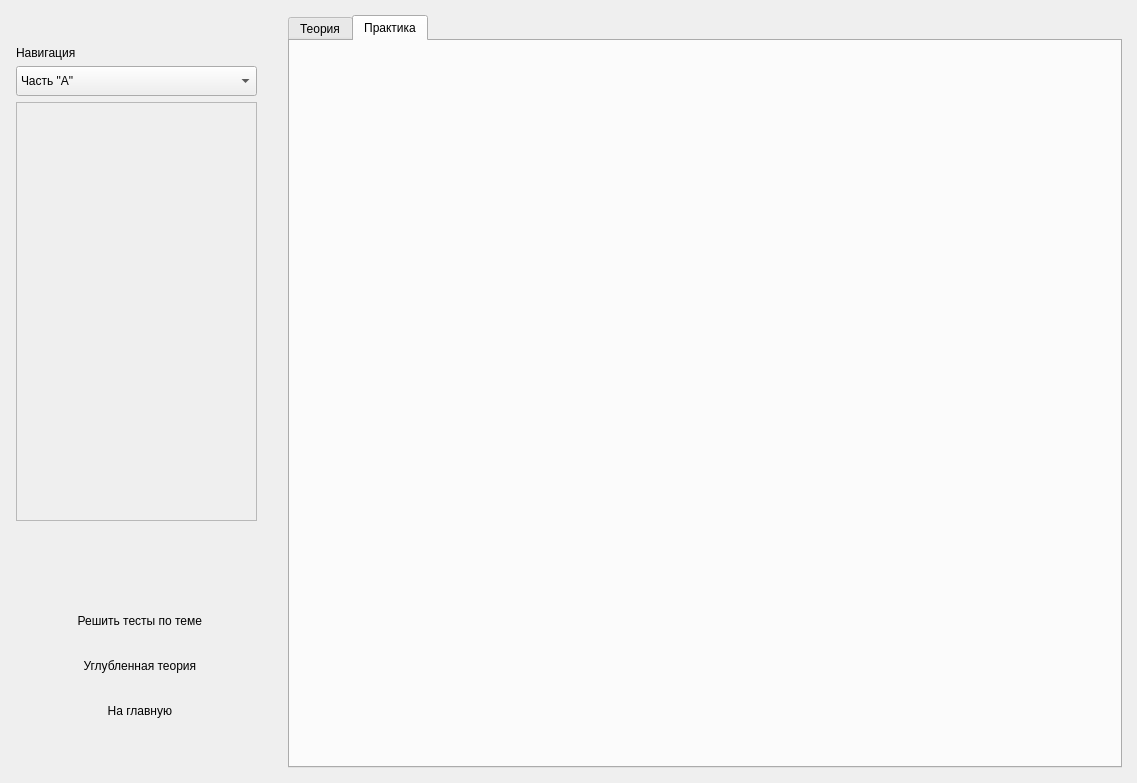
<?xml version="1.0" encoding="UTF-8"?>
<ui version="4.0">
 <class>TestPreparingWidget</class>
 <widget class="QWidget" name="TestPreparingWidget">
  <property name="geometry">
   <rect>
    <x>0</x>
    <y>0</y>
    <width>1137</width>
    <height>783</height>
   </rect>
  </property>
  <property name="windowTitle">
   <string>Form</string>
  </property>
  <layout class="QGridLayout" name="gridLayout">
   <property name="margin">
    <number>0</number>
   </property>
   <property name="spacing">
    <number>0</number>
   </property>
   <item row="0" column="1">
    <widget class="QWidget" name="contentWidget" native="true">
     <property name="sizePolicy">
      <sizepolicy hsizetype="Expanding" vsizetype="Expanding">
       <horstretch>0</horstretch>
       <verstretch>0</verstretch>
      </sizepolicy>
     </property>
     <property name="styleSheet">
      <string notr="true">* {
  background-color: #ffffff;
}
QWebView {
  background-color: #f4f5f9; 
  margin: 2px;
}
#widget_3
{
  margin: 15px;
}
#tabWidget::pane
{
  border: none;
}
#theoryTab, #practiceTab
{
  border: 2px solid #e2e3e5;
  border-radius: 5px;
  margin: 0px;
  padding: 0px;
  background-color: #f6f7f9;
}
#tabWidget::tab-bar
{
  border: 2px solid #e2e3e5;
  background-color: #e2e3e5;
}
#tabWidget &gt;  QTabBar::tab
{
  margin-left: -5px;
  border: 2px solid #e2e3e5;
  border-radius: 5px;
  background-color: #e2e3e5;
  font-size: 14px;
  font-family: Arial, sans-serif;
  font-weight: bold;
  color: #60616f;
  width: 100px;
  height: 20px;
}
#tabWidget &gt;  QTabBar::tab:first
{
  margin-left: 0px;
}
#tabWidget &gt;  QTabBar::tab:selected
{
  background-color: #f6f7f9;
  border: 2px solid #f6f7f9;
}</string>
     </property>
     <layout class="QVBoxLayout" name="verticalLayout">
      <property name="spacing">
       <number>0</number>
      </property>
      <property name="margin">
       <number>0</number>
      </property>
      <item>
       <widget class="QWidget" name="contentWidgetSpacer" native="true">
        <layout class="QVBoxLayout" name="verticalLayout_3">
         <property name="spacing">
          <number>0</number>
         </property>
         <property name="margin">
          <number>15</number>
         </property>
         <item>
          <widget class="QTabWidget" name="tabWidget">
           <property name="currentIndex">
            <number>1</number>
           </property>
           <widget class="QWidget" name="theoryTab">
            <attribute name="title">
             <string>Теория</string>
            </attribute>
           </widget>
           <widget class="QWidget" name="practiceTab">
            <attribute name="title">
             <string>Практика</string>
            </attribute>
           </widget>
          </widget>
         </item>
        </layout>
       </widget>
      </item>
     </layout>
    </widget>
   </item>
   <item row="0" column="0">
    <widget class="QWidget" name="menuWidget" native="true">
     <property name="sizePolicy">
      <sizepolicy hsizetype="Expanding" vsizetype="Expanding">
       <horstretch>0</horstretch>
       <verstretch>0</verstretch>
      </sizepolicy>
     </property>
     <property name="maximumSize">
      <size>
       <width>273</width>
       <height>16777215</height>
      </size>
     </property>
     <property name="styleSheet">
      <string notr="true">#menuWidget {
  background-color: #f4f5f9;
  border-right: 2px solid #bbbbbb;
  margin: 0px;
  padding: 0px;
}

#menuWidget {
  background-color: #f4f5f9;
}
#menuWidget &gt; QWidget
{
  margin-left: 9px;
  margin-right: 9px;

  border-right: 2px solid #bbbbbb;
  font-size: 16px;
  font-family: Arial, sans-serif;
  font-weight: bold;
  color: #60616f;
}
#menuWidget &gt; QPushButton {
  margin: 0px;
  text-align: left;
  border: none;
  border-top: 1px solid #d0d1d4;
  border-bottom: 1px solid #d0d1d4;
  padding-left: 5px;

  margin-right: 2px;
}
#menuWidget &gt; QPushButton:hover {
  background-color: #c6e4f0;
  border-top: 1px solid #b2c6ce;
  border-bottom: 1px solid #b2c6ce;
}
#menuWidget &gt; QPushButton:pressed {
  padding-top: 1px;
}</string>
     </property>
     <layout class="QVBoxLayout" name="verticalLayout_4">
      <property name="spacing">
       <number>0</number>
      </property>
      <property name="margin">
       <number>0</number>
      </property>
      <item>
       <spacer name="verticalSpacer">
        <property name="orientation">
         <enum>Qt::Vertical</enum>
        </property>
        <property name="sizeType">
         <enum>QSizePolicy::Fixed</enum>
        </property>
        <property name="sizeHint" stdset="0">
         <size>
          <width>20</width>
          <height>30</height>
         </size>
        </property>
       </spacer>
      </item>
      <item>
       <widget class="QWidget" name="navigationWidget" native="true">
        <property name="styleSheet">
         <string notr="true">#navigationWidget
{
  background-color: #ffffff;
  border: 2px solid #d0d1d4;
  border-radius: 5px;
}

#navigationWidget &gt; #label
{
  background-color: #ffffff;
  text-align: left;
  border: none;
  font-size: 13px;
  font-family: Arial, sans-serif;
  font-weight: bold;
  color: #60616f;
}

#navigationWidget &gt; QComboBox {
  border: 2px solid #e6e6e9;
  border-radius: 5px;
  background-color: qlineargradient(spread:pad, x1:0.511, y1:0, x2:0.510955, y2:1, stop:0   rgba(255, 255, 255, 255), stop:0.943182 rgba(245, 246, 249, 255));
  padding-left: 10px;

  font-size: 16px;
  font-family: Arial, sans-serif;
  font-weight: bold;
  color: #878787;
}
#navigationWidget &gt; QComboBox::down-arrow {
  border: none;
  border-radius: 5px;
  background-color: qlineargradient(spread:pad, x1:0.511, y1:0, x2:0.510955, y2:1, stop:0   rgba(255, 255, 255, 255), stop:0.943182 rgba(245, 246, 249, 255));
}
#navigationWidget &gt; QComboBox::drop-down {
  width: 25px;
  border: none;
  border-radius: 0px;
  background-color: qlineargradient(spread:pad, x1:0.511, y1:0, x2:0.510955, y2:1, stop:0   rgba(255, 255, 255, 255), stop:0.943182 rgba(245, 246, 249, 255));
  border-left: 2px solid #d6d7da;
  margin: 4px 0px;
}
#navigationWidget &gt; QComboBox:hover {
  background-color: qlineargradient(spread:pad, x1:0.511, y1:0, x2:0.510955, y2:1, stop:0   rgba(255, 255, 255, 255), stop:0.943182 rgba(245, 246, 249, 255));
  border-radius: 5px;
}

#navigationWidget &gt; QComboBox QAbstractItemView, QComboBox QAbstractItemView::item  {
  background-color: qlineargradient(spread:pad, x1:0.511, y1:0, x2:0.510955, y2:1, stop:0   rgba(255, 255, 255, 255), stop:0.943182 rgba(245, 246, 249, 255));
  border: 1px solid #ecedef;
  border-radius: 5px;
  padding-left: 10px;
  selection-background-color: #c6e4f0;
 }

#navigationWidget &gt; QComboBox QAbstractItemView::item:hover  {
  background-color: #c6e4f0;
  selection-background-color: #c6e4f0;
 }

#navigationWidget QScrollArea {
  border: 2px solid #ecedef;
  border-radius: 5px;  
}

#navigationWidget QScrollBar {
  background-color: #ffffff;
  border: none;
}
#navigationWidget QScrollBar::handle {
  border: 2px solid #ecedef;
  border-radius: 5px;
  background-color: #f4f5f9;
}
#navigationWidget QScrollBar::up-arrow{
  border: none;
  background-color: white;
  width: 0px;
  height: 0px;
}
#navigationWidget QScrollBar::down-arrow{
  border: none;
  background-color: white;
  width: 0px;
  height: 0px;
}

#navigationWidget QPushButton {
  text-align: left;
  border: none;
  border-top: 1px solid #d0d1d4;
  border-bottom: 1px solid #d0d1d4;
  margin-right: 2px;
  padding-left: 5px;

  height: 45px;

  font-size: 16px;
  font-family: Arial, sans-serif;
  font-weight: bold;
  color: #60616f;

  background-color: #f4f5f9;
}
#navigationWidget QPushButton:hover {
  background-color: #c6e4f0;
  border-top: 1px solid #b2c6ce;
  border-bottom: 1px solid #b2c6ce;
}
#navigationWidget QPushButton:pressed {
  padding-top: 1px;
}</string>
        </property>
        <layout class="QVBoxLayout" name="verticalLayout_2">
         <property name="spacing">
          <number>6</number>
         </property>
         <property name="leftMargin">
          <number>16</number>
         </property>
         <property name="topMargin">
          <number>16</number>
         </property>
         <property name="rightMargin">
          <number>16</number>
         </property>
         <property name="bottomMargin">
          <number>7</number>
         </property>
         <item>
          <widget class="QLabel" name="label">
           <property name="text">
            <string>Навигация</string>
           </property>
          </widget>
         </item>
         <item>
          <widget class="QComboBox" name="comboBox">
           <property name="minimumSize">
            <size>
             <width>0</width>
             <height>30</height>
            </size>
           </property>
           <property name="maximumSize">
            <size>
             <width>16777215</width>
             <height>30</height>
            </size>
           </property>
           <property name="styleSheet">
            <string notr="true"/>
           </property>
           <item>
            <property name="text">
             <string>Часть &quot;А&quot;</string>
            </property>
           </item>
           <item>
            <property name="text">
             <string>Часть &quot;B&quot;</string>
            </property>
           </item>
           <item>
            <property name="text">
             <string>Часть &quot;C&quot;</string>
            </property>
           </item>
          </widget>
         </item>
         <item>
          <widget class="QScrollArea" name="scrollArea">
           <property name="styleSheet">
            <string notr="true"/>
           </property>
           <property name="horizontalScrollBarPolicy">
            <enum>Qt::ScrollBarAlwaysOff</enum>
           </property>
           <property name="widgetResizable">
            <bool>true</bool>
           </property>
           <widget class="QWidget" name="scrollAreaWidgetContents">
            <property name="geometry">
             <rect>
              <x>0</x>
              <y>0</y>
              <width>237</width>
              <height>413</height>
             </rect>
            </property>
           </widget>
          </widget>
         </item>
        </layout>
        <zorder>comboBox</zorder>
        <zorder>scrollArea</zorder>
        <zorder>label</zorder>
       </widget>
      </item>
      <item>
       <spacer name="verticalSpacer_2">
        <property name="orientation">
         <enum>Qt::Vertical</enum>
        </property>
        <property name="sizeType">
         <enum>QSizePolicy::Preferred</enum>
        </property>
        <property name="sizeHint" stdset="0">
         <size>
          <width>20</width>
          <height>70</height>
         </size>
        </property>
       </spacer>
      </item>
      <item>
       <widget class="QPushButton" name="startTestPushButton">
        <property name="sizePolicy">
         <sizepolicy hsizetype="Expanding" vsizetype="Fixed">
          <horstretch>0</horstretch>
          <verstretch>0</verstretch>
         </sizepolicy>
        </property>
        <property name="minimumSize">
         <size>
          <width>0</width>
          <height>45</height>
         </size>
        </property>
        <property name="maximumSize">
         <size>
          <width>16777215</width>
          <height>45</height>
         </size>
        </property>
        <property name="text">
         <string>  Решить тесты по теме</string>
        </property>
        <property name="icon">
         <iconset resource="icons.qrc">
          <normaloff>:/icons/icons/notepad.png</normaloff>:/icons/icons/notepad.png</iconset>
        </property>
        <property name="iconSize">
         <size>
          <width>36</width>
          <height>36</height>
         </size>
        </property>
        <property name="flat">
         <bool>true</bool>
        </property>
       </widget>
      </item>
      <item>
       <widget class="QPushButton" name="extendedTheoryPushButton">
        <property name="sizePolicy">
         <sizepolicy hsizetype="Expanding" vsizetype="Fixed">
          <horstretch>0</horstretch>
          <verstretch>0</verstretch>
         </sizepolicy>
        </property>
        <property name="minimumSize">
         <size>
          <width>0</width>
          <height>45</height>
         </size>
        </property>
        <property name="maximumSize">
         <size>
          <width>16777215</width>
          <height>45</height>
         </size>
        </property>
        <property name="text">
         <string>  Углубленная теория</string>
        </property>
        <property name="icon">
         <iconset resource="icons.qrc">
          <normaloff>:/icons/icons/help.png</normaloff>:/icons/icons/help.png</iconset>
        </property>
        <property name="iconSize">
         <size>
          <width>36</width>
          <height>36</height>
         </size>
        </property>
        <property name="flat">
         <bool>true</bool>
        </property>
       </widget>
      </item>
      <item>
       <widget class="QPushButton" name="exitPushButton">
        <property name="sizePolicy">
         <sizepolicy hsizetype="Expanding" vsizetype="Fixed">
          <horstretch>0</horstretch>
          <verstretch>0</verstretch>
         </sizepolicy>
        </property>
        <property name="minimumSize">
         <size>
          <width>0</width>
          <height>45</height>
         </size>
        </property>
        <property name="maximumSize">
         <size>
          <width>16777215</width>
          <height>45</height>
         </size>
        </property>
        <property name="text">
         <string>  На главную</string>
        </property>
        <property name="icon">
         <iconset resource="icons.qrc">
          <normaloff>:/icons/icons/back.png</normaloff>:/icons/icons/back.png</iconset>
        </property>
        <property name="iconSize">
         <size>
          <width>36</width>
          <height>36</height>
         </size>
        </property>
        <property name="flat">
         <bool>true</bool>
        </property>
       </widget>
      </item>
      <item>
       <spacer name="verticalSpacer_3">
        <property name="orientation">
         <enum>Qt::Vertical</enum>
        </property>
        <property name="sizeType">
         <enum>QSizePolicy::Fixed</enum>
        </property>
        <property name="sizeHint" stdset="0">
         <size>
          <width>20</width>
          <height>50</height>
         </size>
        </property>
       </spacer>
      </item>
     </layout>
     <zorder>extendedTheoryPushButton</zorder>
     <zorder>startTestPushButton</zorder>
     <zorder>exitPushButton</zorder>
     <zorder>verticalSpacer</zorder>
     <zorder>verticalSpacer_2</zorder>
     <zorder>verticalSpacer_3</zorder>
     <zorder>navigationWidget</zorder>
    </widget>
   </item>
  </layout>
 </widget>
 <resources>
  <include location="icons.qrc"/>
 </resources>
 <connections/>
</ui>
